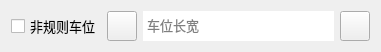
  <widget class="QWidget" name="horizontalLayoutWidget_2">
   <property name="geometry">
    <rect>
     <x>1300</x>
     <y>10</y>
     <width>381</width>
     <height>41</height>
    </rect>
   </property>
   <layout class="QHBoxLayout" name="widthheight">
    <item>
     <widget class="QCheckBox" name="cbtn_parkShape">
      <property name="maximumSize">
       <size>
        <width>16777215</width>
        <height>30</height>
       </size>
      </property>
      <property name="font">
       <font>
        <family>Microsoft YaHei UI Light</family>
        <pointsize>10</pointsize>
       </font>
      </property>
      <property name="text">
       <string>非规则车位</string>
      </property>
      <property name="checked">
       <bool>false</bool>
      </property>
     </widget>
    </item>
    <item>
     <widget class="QPushButton" name="btn_wh">
      <property name="maximumSize">
       <size>
        <width>30</width>
        <height>30</height>
       </size>
      </property>
      <property name="text">
       <string/>
      </property>
      <property name="icon">
       <iconset>
        <normaloff>image/wh.png</normaloff>image/wh.png</iconset>
      </property>
     </widget>
    </item>
    <item>
     <widget class="QTextBrowser" name="width_height">
      <property name="maximumSize">
       <size>
        <width>16777215</width>
        <height>30</height>
       </size>
      </property>
      <property name="font">
       <font>
        <family>Microsoft YaHei UI Light</family>
        <pointsize>10</pointsize>
       </font>
      </property>
      <property name="cursor" stdset="0">
       <cursorShape>PointingHandCursor</cursorShape>
      </property>
      <property name="autoFillBackground">
       <bool>false</bool>
      </property>
      <property name="frameShape">
       <enum>QFrame::NoFrame</enum>
      </property>
      <property name="verticalScrollBarPolicy">
       <enum>Qt::ScrollBarAlwaysOff</enum>
      </property>
      <property name="horizontalScrollBarPolicy">
       <enum>Qt::ScrollBarAlwaysOff</enum>
      </property>
      <property name="lineWrapMode">
       <enum>QTextEdit::NoWrap</enum>
      </property>
      <property name="placeholderText">
       <string>车位长宽</string>
      </property>
     </widget>
    </item>
    <item>
     <widget class="QPushButton" name="btn_savewh">
      <property name="maximumSize">
       <size>
        <width>30</width>
        <height>30</height>
       </size>
      </property>
      <property name="text">
       <string/>
      </property>
      <property name="icon">
       <iconset>
        <normaloff>image/entryParking.png</normaloff>image/entryParking.png</iconset>
      </property>
     </widget>
    </item>
   </layout>
  </widget>
